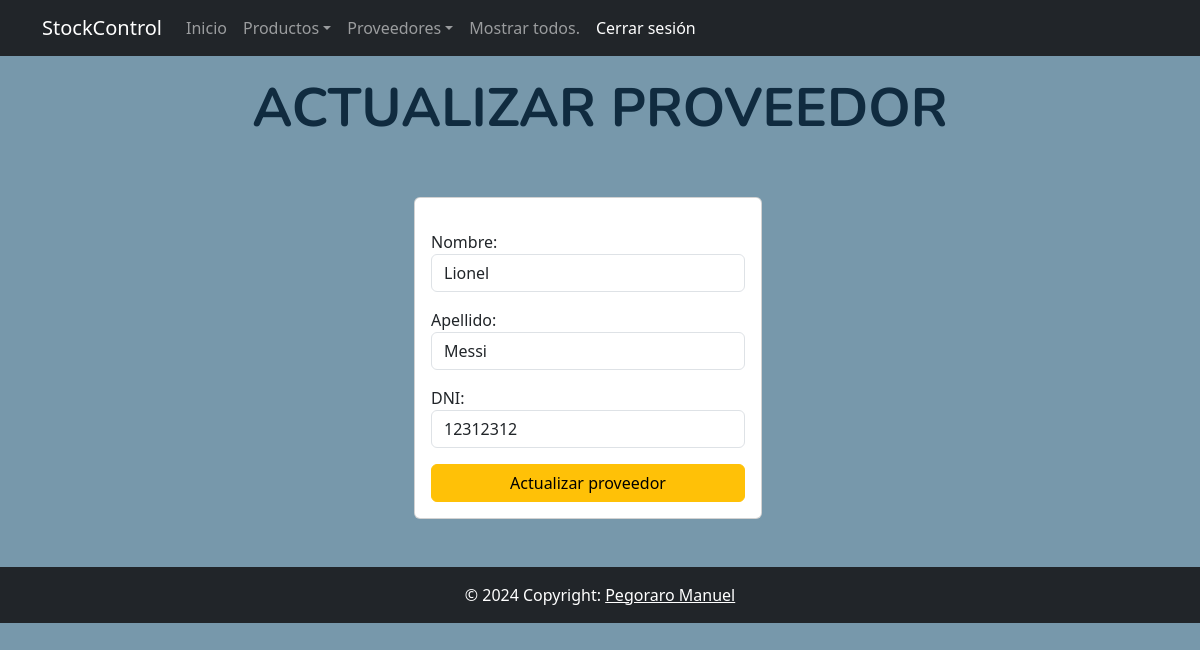
The app's page /proveedor/5/ (signed in) with its own data.
### compra/models.py (models this page shows, shortened)
class Proveedor(models.Model):
    nombre = models.CharField(max_length=50)
    apellido = models.CharField(max_length=50)
    dni = models.IntegerField()
    class Meta:
        verbose_name = 'Proveedor'
        verbose_name_plural = 'Proveedores'

### compra/views.py (the view, shortened to what this page needs)
# urls.py: path('proveedor/<int:proveedor_id>/', views.detalle_proveedor, name='detalle_proveedor'),
@login_required
def detalle_proveedor(request, proveedor_id):
    if request.method == 'GET':
        proveedor = get_object_or_404(Proveedor, pk=proveedor_id)
        form = AgregarProveedorForm(instance=proveedor)
        return render(request, 'detalle_proveedor.html', {'proveedor': proveedor, 'form': form})

### compra/forms.py
class AgregarProveedorForm(ModelForm):
    class Meta:
        model = Proveedor
        fields = ['nombre', 'apellido', 'dni']

### templates/detalle_proveedor.html (shortened to what this page needs)
{% extends 'base.html' %}
{% load static %}
{% block contenido %}
<main class="container">
    <div class="row">
        <div class="col-12">
            <h1 class="titulo">ACTUALIZAR PROVEEDOR</h1>
        </div>
    <div class="row">
        <div class="col-md-4 offset-md-4">
            <form method="POST" class="card mt-5 mb-5">
                <div class="card-body">
                <div class="form-group mt-3">
                    <label for="id_nombre">Nombre:</label>
                    <input class="form-control"type="text" name="nombre" value="{{proveedor.nombre}}" maxlength="50" required id="id_nombre">
                </div>
                <div class="form-group mt-3">
                    <label for="id_apellido">Apellido:</label>
                    <input class="form-control"  value="{{proveedor.apellido}}"type="text" name="apellido" maxlength="50" required="" id="id_apellido">
                </div>
                <div class="form-group mt-3">
                    <label for="id_dni">DNI:</label>
                    <input class="form-control" type="number"
                    value="{{proveedor.dni}}" min="0" name="dni" required="" id="id_proveedor">
                </div>
                <div class="">
                    <button class="btn btn-warning mt-3" style="width: 100%;">Actualizar proveedor</button>
                </div>
                </div>
            </form>
        </div>
    </div>
</main>
{% endblock contenido %}

### static/css/style.css (style rules this page uses)
.titulo { margin-top: 20px; font-family: "Nunito", sans-serif; color: #102b3f; font-weight: bold; text-align: center; font-size: 54px; }
.fondo { background-color: #7798ab; }

### records on screen
Proveedor: nombre "Lionel", apellido "Messi", dni "12312312"
